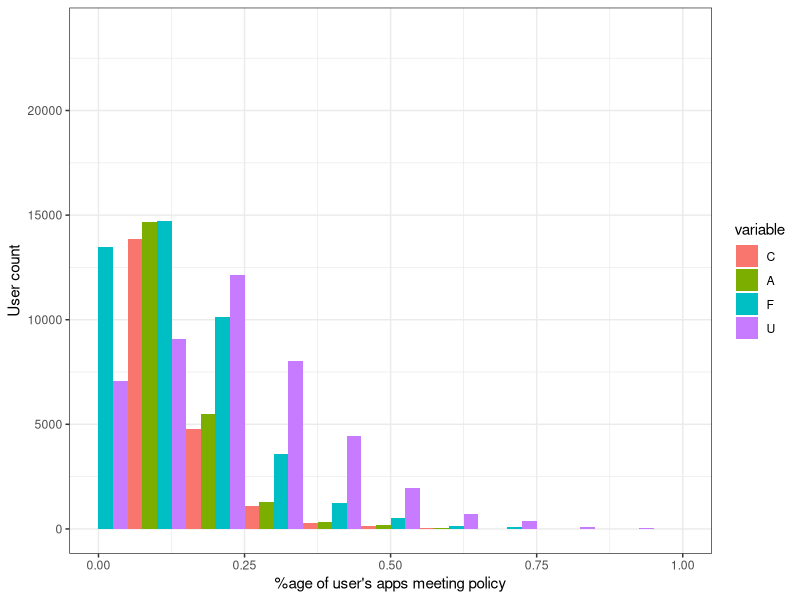
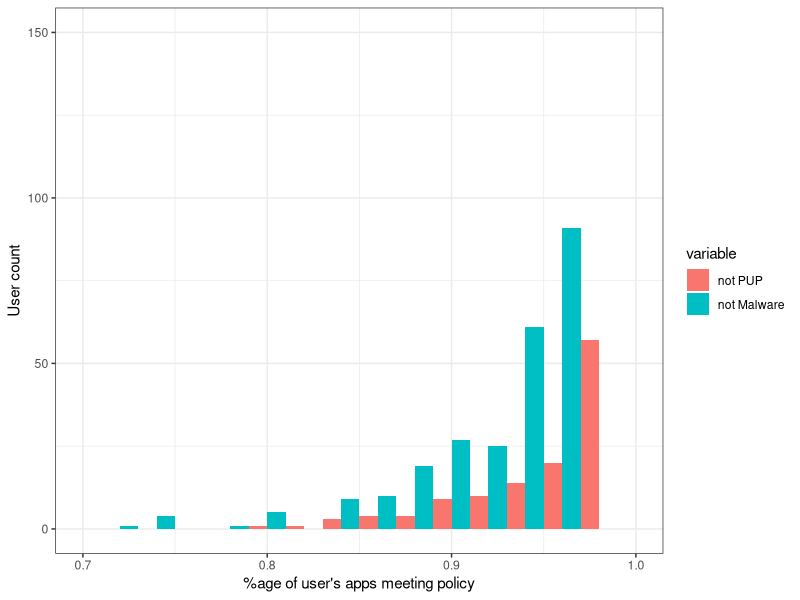

Recreate these plots in R, in order.
library('ggplot2')
library('reshape2')

advanced     <- read.csv('advanced.csv')
conservative <- read.csv('conservative.csv')
fencesitter  <- read.csv('fencesitter.csv')
malware      <- read.csv('malware.csv')
pus          <- read.csv('pus.csv')
unconcerned  <- read.csv('unconcerned.csv')
pup <- read.csv('pup.csv')

installs <- read.csv('user-installs.csv')

setEPS()
postscript("lin.eps", width=6, height=3)

lin <- merge(merge(merge(conservative, advanced), fencesitter), unconcerned)
lin_ <- merge(lin, installs)
lin__ <- lin_[lin_$installs > 20,]
lin___ <- lin__[,1:5]
colnames(lin___)[2] <- "C"
colnames(lin___)[3] <- "A"
colnames(lin___)[4] <- "F"
colnames(lin___)[5] <- "U"

d_lin <- melt(lin___, id.vars=c(1))
p_lin <- ggplot(d_lin, aes(x=value, fill=variable)) +
         geom_histogram(binwidth=0.10, position="dodge") +
         xlim(0,1.0) +
         theme(axis.text=element_text(size=14)) +
         theme_bw()
update_labels(p_lin, list(x="%age of user's apps meeting policy", y="User count", color="Policy"))
dev.off()

setEPS()
postscript("malware.eps", width=6, height=3)
bad <- merge(pup,malware)

bad_ <- merge(bad, installs)
bad__ <- bad_[bad_$installs > 20,]
bad___ <- bad__[,1:3]

colnames(bad___)[2] <- "not PUP"
colnames(bad___)[3] <- "not Malware"
d_bad <- melt(bad___, id.vars=c(1))
p_bad <- ggplot(d_bad, aes(x=value, fill=variable)) +
         geom_histogram(binwidth=0.02, position="dodge") +
         ylim(0,150) + 
         xlim(0.7, 0.9999) +
         theme(axis.text=element_text(size=14)) +
         theme_bw()
update_labels(p_bad, list(x="%age of user's apps meeting policy", y="User count", color="Policy"))
dev.off()

